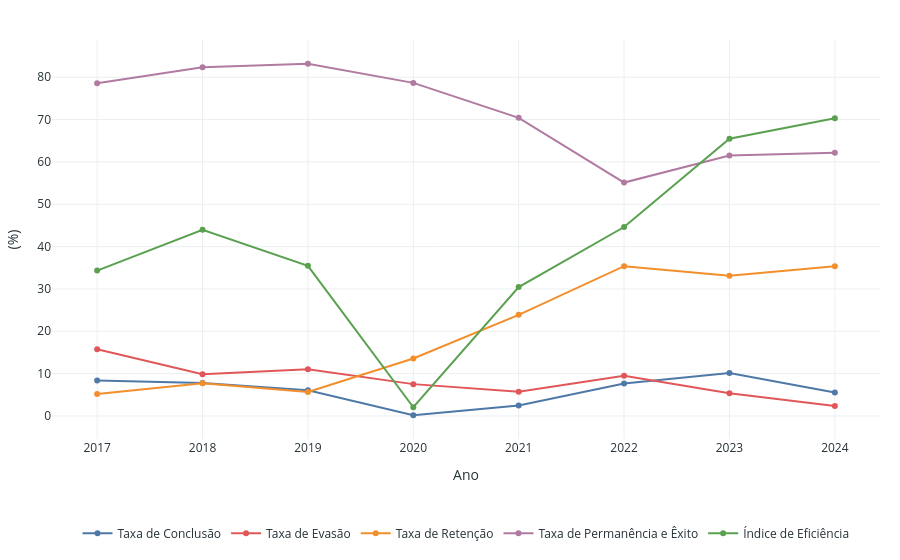

This figure's notebook cell:
### Markdown cell above
#### Gráfico 1 — Evolução dos Indicadores por Ano

Mostra a trajetória temporal dos principais indicadores acadêmicos de Permanência e Êxito. Permite visualizar simultaneamente permanência, conclusão, evasão, retenção e eficiência.

### Code cell
mapeamento_indicadores = {
    "TC": "Taxa de Conclusão",
    "TE": "Taxa de Evasão",
    "TR": "Taxa de Retenção",
    "TPE": "Taxa de Permanência e Êxito",
    "IEf": "Índice de Eficiência",
}

ind_longo = ind_ano.melt(
    id_vars="Ano",
    value_vars=["TC", "TE", "TR", "TPE", "IEf"],
    var_name="Indicador",
    value_name="Valor (%)",
)

fig_g1 = px.line(
    ind_longo,
    x="Ano",
    y="Valor (%)",
    color="Indicador",
    markers=True,
    color_discrete_map=CORES_INDICADORES,
    title="1 — Evolução dos Indicadores por Ano",
    labels={"Indicador": "", "Valor (%)": "(%)"},
)
for trace in fig_g1.data:
    trace.name = mapeamento_indicadores.get(trace.name, trace.name)
    trace.hovertemplate = trace.hovertemplate.replace(
        trace.legendgroup,
        mapeamento_indicadores.get(trace.legendgroup, trace.legendgroup),
    )

fig_g1.update_xaxes(tickmode="linear", dtick=1)
fig_g1.update_layout(hovermode="x unified")
aplicar_layout_light(fig_g1, legenda_y=-0.2)
fig_g1.show()

### Figure 1 — Plotly figure (JSON) as saved in the notebook; plotly's stock layout.template omitted (floating-point values rounded to 4 significant figures)
{"data": [{"hovertemplate": "=Taxa de Conclusão<br>Ano=%{x}<br>(%)=%{y}<extra></extra>", "legendgroup": "TC", "line": {"color": "#4E79A7", "dash": "solid"}, "marker": {"symbol": "circle"}, "mode": "lines+markers", "name": "Taxa de Conclusão", "orientation": "v", "showlegend": true, "type": "scatter", "x": [2017, 2018, 2019, 2020, 2021, 2022, 2023, 2024], "xaxis": "x", "y": [8.38, 7.8, 6.07, 0.16, 2.5, 7.65, 10.13, 5.56], "yaxis": "y"}, {"hovertemplate": "=Taxa de Evasão<br>Ano=%{x}<br>(%)=%{y}<extra></extra>", "legendgroup": "TE", "line": {"color": "#E15759", "dash": "solid"}, "marker": {"symbol": "circle"}, "mode": "lines+markers", "name": "Taxa de Evasão", "orientation": "v", "showlegend": true, "type": "scatter", "x": [2017, 2018, 2019, 2020, 2021, 2022, 2023, 2024], "xaxis": "x", "y": [15.78, 9.84, 11.05, 7.52, 5.7, 9.49, 5.34, 2.35], "yaxis": "y"}, {"hovertemplate": "=Taxa de Retenção<br>Ano=%{x}<br>(%)=%{y}<extra></extra>", "legendgroup": "TR", "line": {"color": "#F28E2B", "dash": "solid"}, "marker": {"symbol": "circle"}, "mode": "lines+markers", "name": "Taxa de Retenção", "orientation": "v", "showlegend": true, "type": "scatter", "x": [2017, 2018, 2019, 2020, 2021, 2022, 2023, 2024], "xaxis": "x", "y": [5.18, 7.7, 5.68, 13.57, 23.89, 35.38, 33.13, 35.36], "yaxis": "y"}, {"hovertemplate": "=Taxa de Permanência e Êxito<br>Ano=%{x}<br>(%)=%{y}<extra></extra>", "legendgroup": "TPE", "line": {"color": "#B07AA1", "dash": "solid"}, "marker": {"symbol": "circle"}, "mode": "lines+markers", "name": "Taxa de Permanência e Êxito", "orientation": "v", "showlegend": true, "type": "scatter", "x": [2017, 2018, 2019, 2020, 2021, 2022, 2023, 2024], "xaxis": "x", "y": [78.55, 82.36, 83.19, 78.66, 70.41, 55.12, 61.53, 62.18], "yaxis": "y"}, {"hovertemplate": "=Índice de Eficiência<br>Ano=%{x}<br>(%)=%{y}<extra></extra>", "legendgroup": "IEf", "line": {"color": "#59A14F", "dash": "solid"}, "marker": {"symbol": "circle"}, "mode": "lines+markers", "name": "Índice de Eficiência", "orientation": "v", "showlegend": true, "type": "scatter", "x": [2017, 2018, 2019, 2020, 2021, 2022, 2023, 2024], "xaxis": "x", "y": [34.34, 43.96, 35.45, 2.06, 30.43, 44.62, 65.46, 70.29], "yaxis": "y"}], "layout": {"font": {"color": "#263238"}, "hovermode": "x unified", "legend": {"orientation": "h", "title": {"text": ""}, "tracegroupgap": 0, "x": 0.5, "xanchor": "center", "y": -0.2, "yanchor": "top"}, "margin": {"b": 85, "l": 20, "r": 20, "t": 40}, "paper_bgcolor": "white", "plot_bgcolor": "white", "title": {"text": ""}, "xaxis": {"anchor": "y", "domain": [0, 1], "dtick": 1, "gridcolor": "#ECEFF1", "showgrid": true, "tickmode": "linear", "title": {"text": "Ano"}, "zeroline": false}, "yaxis": {"anchor": "x", "domain": [0, 1], "gridcolor": "#ECEFF1", "showgrid": true, "title": {"text": "(%)"}, "zeroline": false}}}
